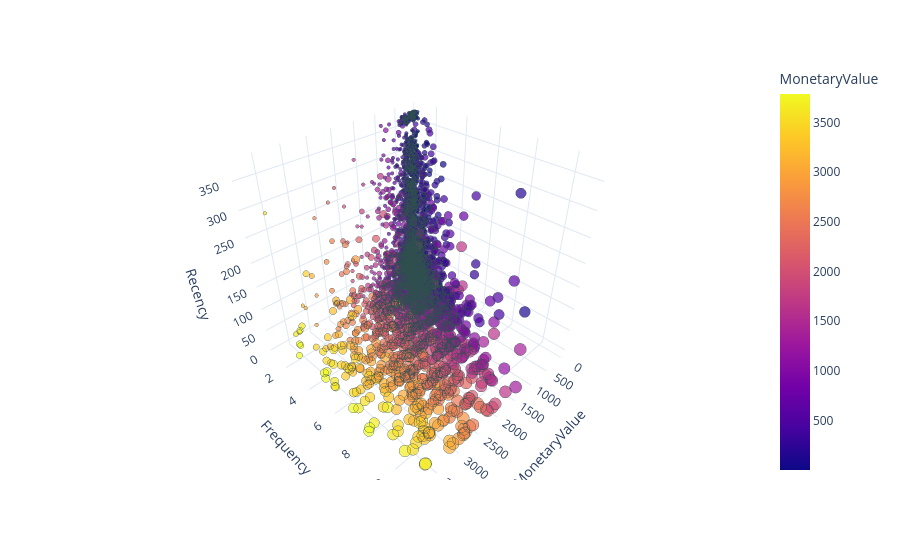

Source (notebook cell):
### Code cell
# PLOTLY-3D
fig = px.scatter_3d(
    non_outliers, 
    x='MonetaryValue',y='Frequency',z='Recency'
    ,size='Frequency',color='MonetaryValue'# color_continuous_scale='teal',# opacity=0.5,
    ,template='plotly_white'
)
fig.update_traces(
    marker=dict(line=dict(width=1, color='DarkSlateGrey'))
)
fig.show()

### Figure 1 — Plotly figure (JSON) as saved in the notebook; plotly's stock layout.template omitted (floating-point values rounded to 4 significant figures; data arrays with more than 128 entries replaced by an {"elided": "..."} marker saying what was removed)
{"data": [{"hovertemplate": "MonetaryValue=%{marker.color}<br>Frequency=%{marker.size}<br>Recency=%{z}<extra></extra>", "legendgroup": "", "marker": {"color": {"elided": "3809 float values"}, "coloraxis": "coloraxis", "line": {"color": "DarkSlateGrey", "width": 1}, "size": {"elided": "3809 int values"}, "sizemode": "area", "sizeref": 0.0275, "symbol": "circle"}, "mode": "markers", "name": "", "scene": "scene", "showlegend": false, "type": "scatter3d", "x": {"elided": "3809 float values"}, "y": {"elided": "3809 int values"}, "z": {"elided": "3809 int values"}}], "layout": {"coloraxis": {"colorbar": {"title": {"text": "MonetaryValue"}}, "colorscale": [[0, "#0d0887"], [0.1111, "#46039f"], [0.2222, "#7201a8"], [0.3333, "#9c179e"], [0.4444, "#bd3786"], [0.5556, "#d8576b"], [0.6667, "#ed7953"], [0.7778, "#fb9f3a"], [0.8889, "#fdca26"], [1, "#f0f921"]]}, "legend": {"itemsizing": "constant", "tracegroupgap": 0}, "margin": {"t": 60}, "scene": {"domain": {"x": [0, 1], "y": [0, 1]}, "xaxis": {"title": {"text": "MonetaryValue"}}, "yaxis": {"title": {"text": "Frequency"}}, "zaxis": {"title": {"text": "Recency"}}}}}
